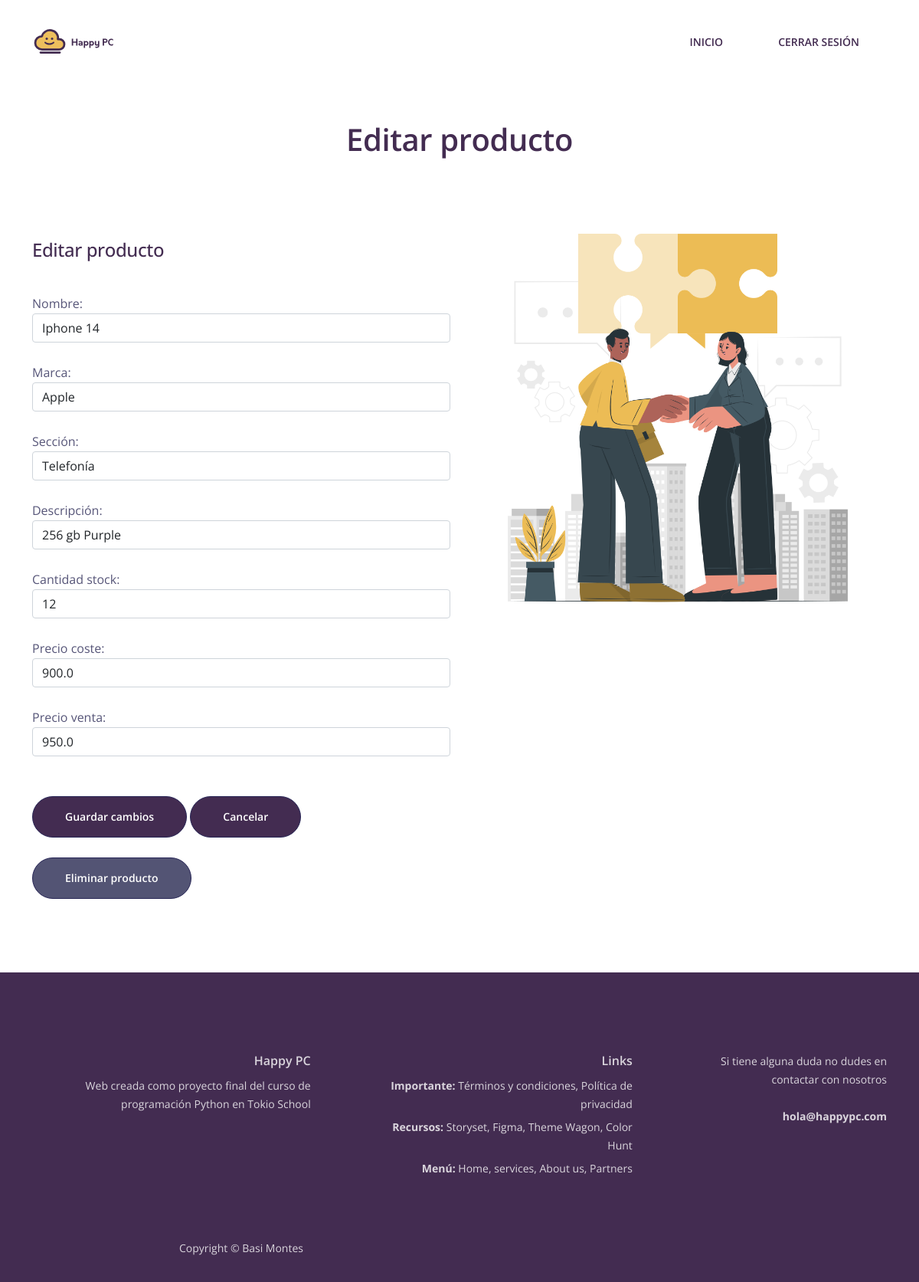
The page /editar_productos/4 (signed in) on the database its author committed.
### suministros_informaticos_app/models.py (models this page shows, shortened)
class Producto(models.Model):
    marca_choices = (
            (1, "Apple"),
            (2, "LG"),
            (3, "Samsung"),
            (4, "Xiaomi")
    )
    seccion_choices = (
            (1, "Telefonía"),
            (2, "Televisión"),
            (3, "Portátiles")
    )
    nombre = models.CharField(max_length=30)
    marca = models.IntegerField(choices=marca_choices)
    seccion = models.IntegerField(choices=seccion_choices, verbose_name='Sección')
    descripcion = models.CharField(max_length=50, verbose_name='Descripción')
    cantidad_stock = models.IntegerField(null=True, blank=True)
    precio_coste = models.FloatField(null=True, blank=True)
    precio_venta = models.FloatField(null=True, blank=True)
    creador = models.ForeignKey(Proveedores, on_delete=models.CASCADE)

### suministros_informaticos_app/views.py (the view)
# urls.py: path('editar_productos/<id>', views.editar_productos, name="Editar Productos"),
def editar_productos(request, id):
    productos = get_object_or_404(Producto, id=id)
    data = {'form': Editar_Productos(instance=productos)}
    if request.method == "POST":
        form = Editar_Productos(data=request.POST, instance=productos)
        if form.is_valid():
            form.save()
            return redirect("/acceso")
        data['form'] = form
    return render(request, 'editar_producto.html', data)

### suministros_informaticos_app/forms.py (shortened to what this page needs)
class Editar_Productos(forms.ModelForm):
    class Meta:
        model = Producto
        fields = '__all__'
        exclude = 'creador',

### suministros_informaticos_app/templates/editar_producto.html (shortened to what this page needs)
{% load widget_tweaks %}
{% load static %}
<!DOCTYPE html>
<html lang="en">
  <head>
      <link rel="stylesheet" href="{% static 'css/bootstrap.min.css' %}">
      <link rel="stylesheet" href="{% static 'css/fontawesome-all.min.css' %}">
      <link rel="stylesheet" href="{% static 'css/swiper.css' %}">
      <link rel="stylesheet" href="{% static 'css/styles.css' %}">
  </head>
  <body data-bs-spy="scroll" data-bs-target="#navbarExample">
      <nav id="navbarExample" class="navbar navbar-expand-lg fixed-top navbar-light" aria-label="Main navigation">
          <div class="container">
              <a class="navbar-brand logo-image" href="{% url 'Home' %}"><img src="{% static 'images/Logo horizontal.svg' %}"></a>
              <div class="navbar-collapse offcanvas-collapse" id="navbarsExampleDefault">
                  <ul class="navbar-nav ms-auto navbar-nav-scroll">
                    <li class="nav-item{% if request.path == '/login/' %}active{% endif %} px-lg-4">
                        <a href="{% url 'Home' %}" class="nav-link text-uppercase text-expanded"> <span class="navname">Inicio</span> </a>
                    </li>
                    <li class="nav-item{% if request.path == '/login/' %}active{% endif %} px-lg-4">
                        {% if request.user.is_authenticated %}
                        <a href="{% url 'logout' %}" class="nav-link text-uppercase text-expanded"> <span class="navname">Cerrar Sesión</span> </a>
                        {% else  %}
                        <a href="{% url 'login' %}" class="nav-link text-uppercase text-expanded"> <span class="navname">Iniciar Sesión</span> </a>
                        {% endif %}
                      </li>
                </ul>
              </div>
          </div>
      </nav>
      <header class="ex-header">
        <div class="container">
            <div class="row">
                <div class="col-xl-10 offset-xl-1">
                    <br><br><br><br><br><br>
                    {% if user.proveedores.esProveedor %}
                    <h1 class="text-center">Editar producto</h1>
                    {% endif %}
                </div>
            </div>
        </div>
      </header>
      <div class="ex-form-1 pt-5 pb-5">
        <div class="container">
            <div class="row">
                <div class="col-lg-6">
                    <div class="text-box mt-5 mb-5">
                        {% if user.proveedores.esProveedor %}
                        <h1 class="h4 mb-3 font-weight-normal">Editar producto</h1>
                        <form id="formulario" method="post" action='' class="form-signin">{% csrf_token %}
                            {% for field in form.visible_fields %}
                                <br> {{field.label_tag}}
                                    {% render_field field class="form-control" %}
                            {% endfor %}
                                    <br><br>
                                    <button class="btn-solid-lg_proveedores" > Guardar cambios </button>
                                    <a href="{% url 'Acceso' %}" class="btn-solid-lg_proveedores"> <span class="navname">Cancelar</span> </a>
                                    <br><br>
                                    <a class="btn-solid-lg_clientes" href="/eliminar_producto">Eliminar producto</a>
                        </form>
                        {% endif %}
                </div>
            </div>
            <div class="col-lg-6">
                <div class="image-container">
                    <img class="img-fluid" src="{% static 'images/Business merger-cuate.png' %}">
                </div>
            </div>
          </div>
        </div>
      </div>
      <div class="footer">
          <div class="container">
              <div class="row">
                  <div class="col-lg-12">
                      <div class="footer-col first">
                          <h6>Happy PC</h6>
                          <p class="p-small">Web creada como proyecto final del curso de programación Python en Tokio School</p>
                      </div>
                      <div class="footer-col second">
                          <h6>Links</h6>
                          <ul class="list-unstyled li-space-lg p-small">
                              <li><strong>Importante:</strong>
                                  <a href="terms.html">Términos y condiciones</a>,
                                  <a href="privacy.html">Política de privacidad</a>
                              </li>
                              <li><strong>Recursos:</strong>
                                  <a href="https://storyset.com">Storyset</a>,
                                  <a href="https://www.figma.com">Figma</a>,
                                  <a href="https://themewagon.com">Theme Wagon</a>,
                                  <a href="https://colorhunt.co/">Color Hunt</a>
                              </li>
                              <li><strong>Menú:</strong>
                                  <a href="#header">Home</a>,
                                  <a href="#services">services</a>,
                                  <a href="#aboutus">About us</a>,
                                  <a href="#partners">Partners</a>
                              </li>
                          </ul>
                      </div>
                      <div class="footer-col third">
                          <p class="p-small">Si tiene alguna duda no dudes en contactar con nosotros <br><br>
                              <a href="mailto:basi_montes@hotmail.com"><strong>hola@happypc.com</strong></a>
                          </p>
                      </div>
                  </div>
              </div>
          </div>
      </div>
      <div class="copyright">
          <div class="container">
              <div class="row">
                  <div class="col-lg-6">
                      <p class="p-small">Copyright © <a href="https://basimontes.github.io/personal_site/index.html" target="_blank">Basi Montes</a></p>
                  </div>
              </div>
          </div>
      </div>
  </body>
</html>

### static/css/styles.css (style rules this page uses)
body, html { width: 100%; height: 100%; min-height: 100vh; }
body, p { color: #565578; font: 400 1rem/1.625rem "Open Sans", sans-serif; }
h1 { color: #432C51; font-weight: 600; font-size: 2.5rem; line-height: 3.25rem; letter-spacing: -0.4px; }
h6 { color: #432C51; font-weight: 600; font-size: 1rem; line-height: 1.375rem; }
.p-small { font-size: 0.875rem; line-height: 1.5rem; }
.li-space-lg li { margin-bottom: 0.5rem; }
a { color: #565578; text-decoration: underline; }
.btn-solid-lg_proveedores { display: inline-block; padding: 1.625rem 2.625rem 1.625rem 2.625rem; border: 1px solid #272556; border-radius: 30px; background-color: #432C51; color: #ffffff; font-weight: 600; font-size: 0.875rem; line-height: 0; text-decoration: none; transition: all 0.2s; }
.btn-solid-lg_clientes { display: inline-block; padding: 1.625rem 2.625rem 1.625rem 2.625rem; border: 1px solid #272556; border-radius: 30px; background-color: #535474; color: #ffffff; font-weight: 600; font-size: 0.875rem; line-height: 0; text-decoration: none; transition: all 0.2s; }
.navbar { background-color: #fff2dc; font-weight: 600; font-size: 0.875rem; line-height: 0.875rem; }
.navbar .navbar-brand { padding-top: 0.25rem; padding-bottom: 0.25rem; }
.navbar .logo-image img { width: 200px; height: 45px; }
.offcanvas-collapse { position: fixed; top: 3.25rem; bottom: 0; left: 100%; width: 100%; padding-right: 1rem; padding-left: 1rem; overflow-y: auto; visibility: hidden; background-color: #fff2dc; transition: visibility .3s ease-in-out, -webkit-transform .3s ease-in-out; transition: transform .3s ease-in-out, visibility .3s ease-in-out; transition: transform .3s ease-in-out, visibility .3s ease-in-out, -webkit-transform .3s ease-in-out; }
.navbar .navbar-nav { margin-top: 0.75rem; margin-bottom: 0.5rem; }
.navbar .nav-item .nav-link { padding-top: 0.625rem; padding-bottom: 0.625rem; color: #432C51; text-decoration: none; transition: all 0.2s ease; }
.footer { padding-top: 6.5rem; padding-bottom: 2rem; background-color: #432C51; margin-top: auto; margin-left: auto; margin-right: 0; display: table; width: 100%; height: 13vh; text-align: right; }
.footer a { color: #ffffff; text-decoration: none; }
.footer .footer-col { margin-bottom: 3rem; }
.footer h6 { margin-bottom: 0.625rem; color: #ffffff; opacity: 0.8; }
.footer p, .footer ul { color: #ffffff; opacity: 0.8; }
.footer .li-space-lg li { margin-bottom: 0.375rem; }
.copyright { padding-bottom: 1rem; background-color: #432C51; text-align: center; }
.copyright p, .copyright a { color: #ffffff; text-decoration: none; }
.copyright p { opacity: 0.8; }
@media (min-width: 992px) { .navbar { padding-top: 1.75rem; background-color: transparent; box-shadow: none; transition: all 0.2s; } }
@media (min-width: 992px) { .offcanvas-collapse { position: static; top: auto; bottom: auto; left: auto; width: auto; padding-right: 0; padding-left: 0; background-color: transparent; overflow-y: visible; visibility: visible; } }
@media (min-width: 992px) { .navbar .navbar-nav { margin-top: 0; margin-bottom: 0; } }
@media (min-width: 992px) { .navbar .nav-item .nav-link { padding-right: 0.75rem; padding-left: 0.75rem; } }
@media (min-width: 992px) { .footer .footer-col { margin-bottom: 2rem; } }
@media (min-width: 992px) { .footer .footer-col.first { display: inline-block; width: 320px; margin-right: 1.75rem; vertical-align: top; } }
@media (min-width: 992px) { .footer .footer-col.second { display: inline-block; width: 320px; margin-right: 1.75rem; vertical-align: top; } }
@media (min-width: 992px) { .footer .footer-col.third { display: inline-block; width: 224px; text-align: right; vertical-align: top; } }
@media (min-width: 1200px) { .container { max-width: 1140px; } }
@media (min-width: 1200px) { .footer .footer-col.first { width: 352px; margin-right: 6rem; } }
@media (min-width: 1200px) { .footer .footer-col.second { margin-right: 6.5rem; } }
@media (min-width: 1200px) { .footer .footer-col.third { text-align: right; } }

### rows shown on the page
Producto: nombre "Iphone 14" "Apple" "Telefonía" "256 gb Purple" "12" "900.0" "950.0"

### other values the page prints
{{ field.label_tag }} "Nombre:" "Marca:" "Sección:" "Descripción:" "Cantidad stock:" "Precio coste:" "Precio venta:"
